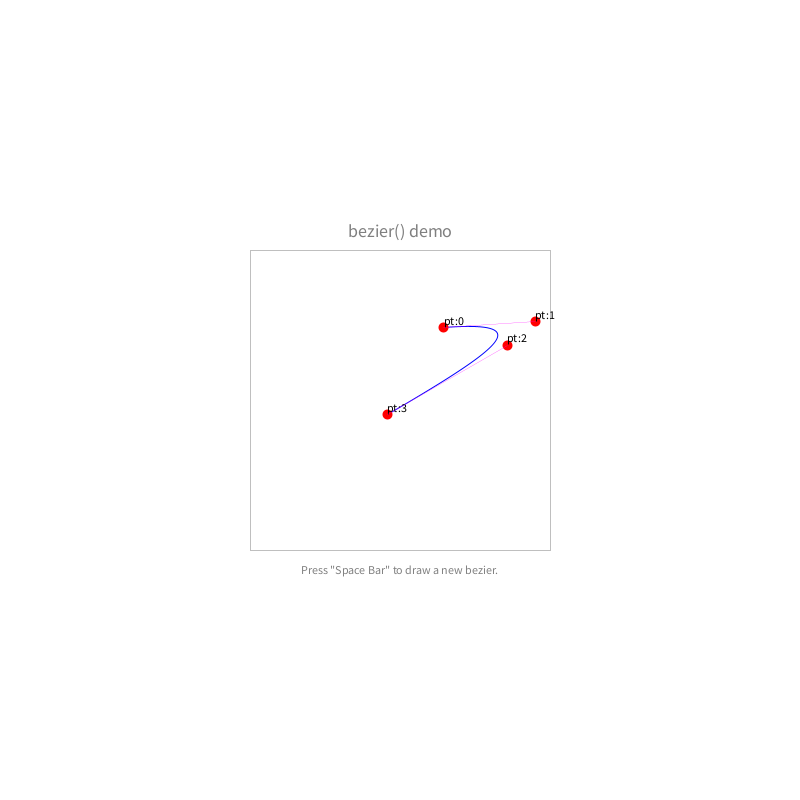
Frame 1 (no input)
Frame 60 (the mouse pressed at the canvas centre just before this capture): identical to frame 1, image omitted
Frame 120 (the mouse held since frame 60 and released just before this capture): identical to frame 1, image omitted

The Processing sketch that drew this single still picture (run headless with seeded random() and noise(); from frame 60 on, the mouse is pressed at the canvas centre):

// Processing sketch: bezier_02
// ── bezier_02.pde
// define a region to work in
float region=150;

// declare an instance of an object of the Bezier class and name it bezier
Bezier bezier;

void setup() {
  size(800, 800);
  background(255);
  // initialize the Bezier object, bezier using the Bezier() constructor
  bezier= new Bezier();
}

void draw() {
  // clear frame
  background(255);

  // draw title, region, instructions
  drawTitle();
  drawRegion();
  drawInstructions();

  // update the bezier, draw it, and the points it comprises
  bezier.update();
  bezier.drawBezier();
  bezier.drawPoints();
  bezier.drawControls();
}


// function to draw the title
void drawTitle() {
  fill(127);
  textAlign(CENTER, CENTER);
  textSize(18);
  text("bezier() demo", width/2, height/2 - region - 20);
}

// function to draw the region
void drawRegion() { 
  stroke(127);
  strokeWeight(.5);
  noFill();
  rect((width/2)-region, (height/2)-region, 2*region, 2*region);
}

// function to draw the instructions
void drawInstructions() {
  fill(127);
  textAlign(CENTER, CENTER);
  textSize(12);
  text("Press \"Space Bar\" to draw a new bezier.", width/2, height/2 + region + 20);
}


// key bindings
void keyPressed() {
  switch (key) {
  case ' ':
    bezier= new Bezier();
    break;
  }
}


// once we define a class, it's easier to make complex beziers with an arbitrary number of segments
// definition for Bezier class
class Bezier {

  // our bezier consists of an array of 4 objects of class Point
  Point[] pts = new Point[4];

  // stroke weight and color values go here
  color sC = #0000FF;
  float sW = 1;
  color sC_control = #FF00FF;
  float sW_control = 0.25;

  Bezier() {

    // first point is an anchor point
    // next two points are control points for the bezier
    // last point is the anchor point for the end
    for (int i = 0; i < pts.length; i++) {
      pts[i]= new Point(random(-region, region)+width/2, random(-region, region)+height/2);
    }
  }

  // update the bezier
  void update() {
    // run the update method for each of the points
    for (int i = 0; i < pts.length; i++) {
      pts[i].update();
    }
  }

  // draw the bezier
  void drawBezier() {
    stroke(sC);
    strokeWeight(sW);
    noFill();
    bezier(pts[0].x, pts[0].y, pts[1].x, pts[1].y, pts[2].x, pts[2].y, pts[3].x, pts[3].y);
  }

  void drawControls() {
    stroke(sC_control);
    strokeWeight(sW_control);
    noFill();
    line(pts[0].x, pts[0].y, pts[1].x, pts[1].y);
    line(pts[2].x, pts[2].y, pts[3].x, pts[3].y);
  }

  // draw the points that make up the bezier
  void drawPoints() {
    for (int i = 0; i < pts.length; i++) {
      pts[i].drawPoint();
      pts[i].drawLabel("pt:"+i);
    }
  }
}


// definition for Point class
class Point {

  float x;
  float y;
  float sW = 10;
  color sC = #FF0000;
  color sC_sel = #00FF00; // color for isSelected
  float r = 10;
  boolean isSelected=false;

  Point(float _x, float _y) {
    x=_x;
    y=_y;
  }

  void update() {

    // check to see if the point is selected
    if (isSelected) {
      if (mousePressed) {
        x=x+(mouseX-pmouseX);
        y=y+(mouseY-pmouseY);
      }
    }

    // if the point is within range, select it
    if (isInRange(mouseX, mouseY)) {
      isSelected = true;
    } else {
      isSelected = false;
    }
  }

  void drawPoint() {

    // depending on whether the point is selected, change it's color to show we can interact with it
    if (isSelected) {
      stroke(sC_sel);
    } else {
      stroke(sC);
    }
    noFill();

    strokeWeight(sW);
    point(x, y);
  }

  void drawLabel(String _label) {
    fill(0);
    textAlign(LEFT, BOTTOM);
    text(_label, x, y);
  }

  boolean isInRange(float _x, float _y) {
    return dist(x, y, _x, _y) < r;
  }
}
